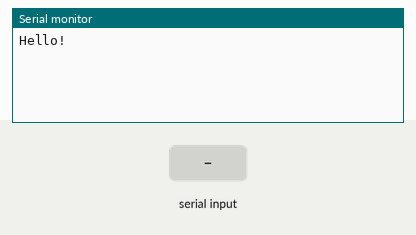
This sketch was run on a simulated Arduino Uno, built with avr-gcc and run on an emulated ATmega328P. Parts: the last lines printed to the serial monitor. The inputs (shaded band) are chosen by the test bench.

Above: at 1.2 s.
1.3 s: "1" received over the second serial link
At 2.5 s:
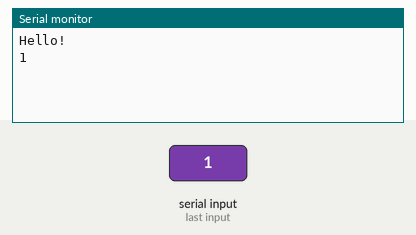
2.8 s: "0" received over the second serial link
At 3.7 s:
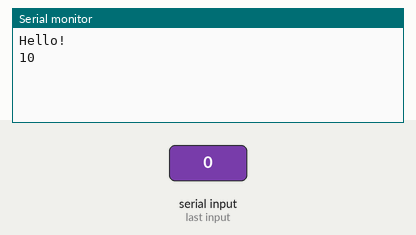

The sketch:

CLE310.ino
```cpp
#include <SoftwareSerial.h>

SoftwareSerial BSerial(2, 3); //TX to 2, RX to 3

void setup()
{
  Serial.begin(9600);
  Serial.println("Hello!");

  // set the data rate for the BT port
  BSerial.begin(9600);

}

void loop()
{
  if (BSerial.available()){
    Serial.write(BSerial.read());
  }
  if (Serial.available()){
    BSerial.write(Serial.read());
  }
}
```

Measured:
- after the input at 1.3 s, the serial monitor: prints a new line at once (image 1)
- after the input at 2.8 s, the serial monitor: prints a new line at once (image 2)
